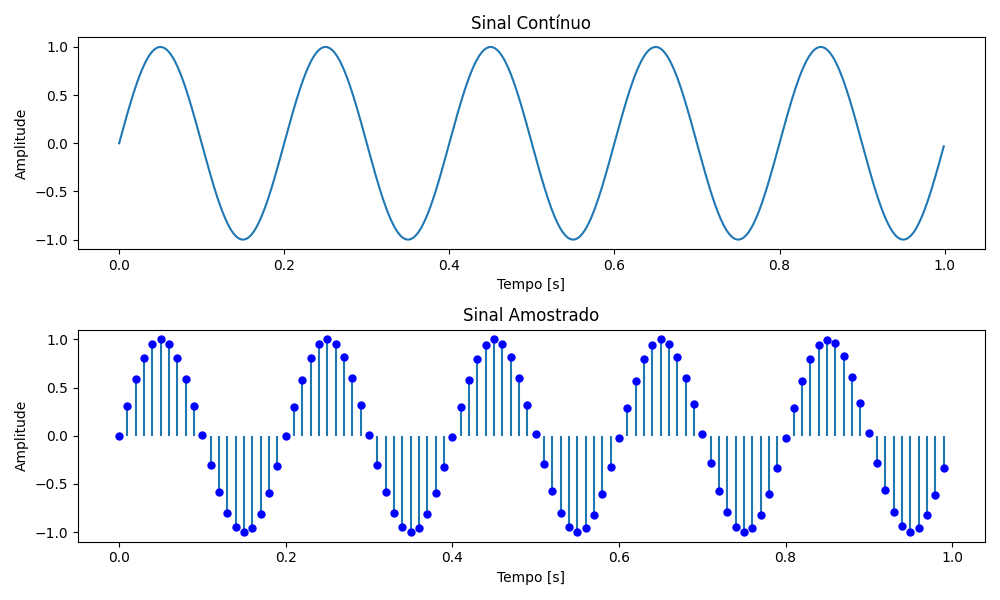

Python code for this plot:
import numpy as np
import matplotlib.pyplot as plt

def gerar_sinal_senoidal(frequencia_sinal, duracao, pontos=1000):
    """
    Gera um sinal senoidal contínuo.

    :param frequencia_sinal: Frequência do sinal em Hz
    :param duracao: Duração do sinal em segundos
    :param pontos: Número de pontos para gerar o sinal contínuo
    :return: Vetor de tempo e vetor do sinal contínuo
    """
    t_cont = np.linspace(0, duracao, pontos, endpoint=False)
    sinal_continuo = np.sin(2 * np.pi * frequencia_sinal * t_cont)
    return t_cont, sinal_continuo

def amostrar_sinal(sinal_continuo, frequencia_amostragem, duracao):
    """
    Amostra um sinal contínuo.

    :param sinal_continuo: O sinal contínuo a ser amostrado
    :param frequencia_amostragem: Frequência de amostragem em Hz
    :param duracao: Duração do sinal em segundos
    :return: Vetor de tempo amostrado e vetor do sinal amostrado
    """
    intervalo_amostragem = 1 / frequencia_amostragem
    n = np.arange(0, int(frequencia_amostragem * duracao))
    t_amostrado = n * intervalo_amostragem
    sinal_amostrado = np.interp(t_amostrado, np.linspace(0, duracao, len(sinal_continuo)), sinal_continuo)
    return t_amostrado, sinal_amostrado

# Parâmetros do sinal
frequencia_sinal = 5  # Frequência do sinal em Hz
frequencia_amostragem = 100 # Frequência de amostragem em Hz
duracao = 1  # Duração do sinal em segundos

# Geração do sinal contínuo
t_cont, sinal_continuo = gerar_sinal_senoidal(frequencia_sinal, duracao)

# Amostragem do sinal
t_amostrado, sinal_amostrado = amostrar_sinal(sinal_continuo, frequencia_amostragem, duracao)

# Plotagem dos sinais
plt.figure(figsize=(10, 6))

plt.subplot(2, 1, 1)
plt.plot(t_cont, sinal_continuo)
plt.title('Sinal Contínuo')
plt.xlabel('Tempo [s]')
plt.ylabel('Amplitude')

plt.subplot(2, 1, 2)
markers, stemlines, baseline = plt.stem(t_amostrado, sinal_amostrado, basefmt=" ", linefmt='-', markerfmt='o')
plt.setp(markers, markersize=5, color='b')  # Ajuste o tamanho e a cor dos marcadores
plt.title('Sinal Amostrado')
plt.xlabel('Tempo [s]')
plt.ylabel('Amplitude')

plt.tight_layout()
plt.show()
